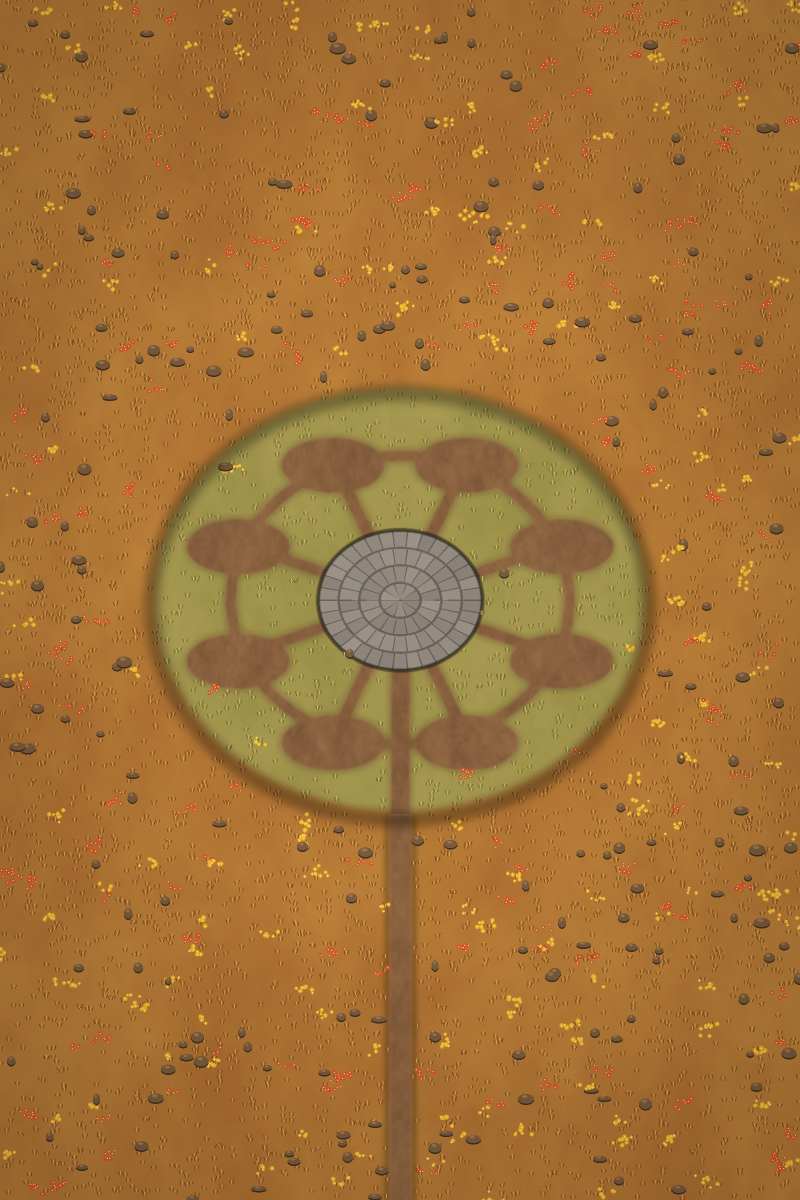
#> input picture Assets/Resources/Art/base_ground_autumn.jpg, 1600 x 2400 px (shown at 1/2 size)
$ python normalize.py ../../Assets/Resources/Art/base_ground_autumn.jpg ../../Assets/Resources/Art/base_ground_desert.jpg
#> lines starting #> are read from the running program, lines starting #| are printed output that depends on the picture
"""Kesilmiş bina görselini standart tuvale yerleştirir: 512x768, zemin plakasının ortası (256, 600), plaka genişliği 420 px."""
import sys, numpy as np
from PIL import Image
src, dst = sys.argv[1], sys.argv[2]
im = Image.open(src).convert('RGBA'); a = np.array(im)[:, :, 3]
#> after `a = np.array(im)[:, :, 3]`: a: shape (2400, 1600); every value is 255
ys, xs = np.where(a > 128)
minx, maxx = xs.min(), xs.max()
#> minx = 0; maxx = 1599
ly = np.median(ys[xs <= minx + 3]); ry = np.median(ys[xs >= maxx - 3])
#> after `ly = np.median(ys[xs <= minx + 3])`: ly = 1199.5
#> after `ry = np.median(ys[xs >= maxx - 3])`: ry = 1199.5
cx, cy, pw = (minx + maxx) / 2, (ly + ry) / 2, maxx - minx
#> cx = 799.5; cy = 1199.5; pw = 1599
k = 420.0 / pw
#> k = 0.263
W, H, CX, CY = 512, 768, 256, 600
top_needed = (cy - ys.min()) * k
#> top_needed = 315.1
if top_needed > CY - 4: k *= (CY - 4) / top_needed; print('uyarı: yüksek bina, küçültüldü')
im2 = im.resize((max(1, round(im.width * k)), max(1, round(im.height * k))), Image.LANCZOS)
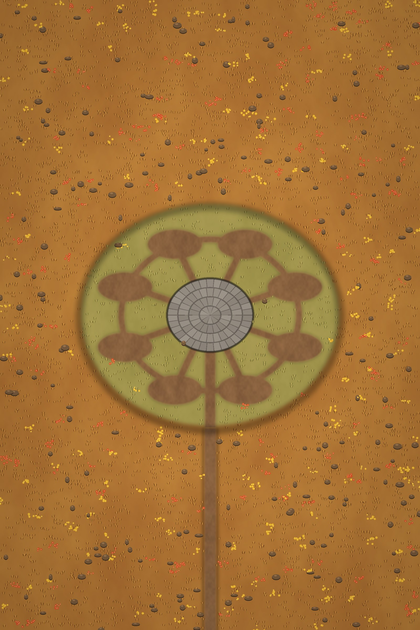
#> im2: PIL image 420x630 RGBA; mean R, G, B, A 162.4, 113.2, 53.5, 255
out = Image.new('RGBA', (W, H), (0, 0, 0, 0))
#> out: PIL image 512x768 RGBA; every value is 0
out.alpha_composite(im2, (round(CX - cx * k), round(CY - cy * k)))
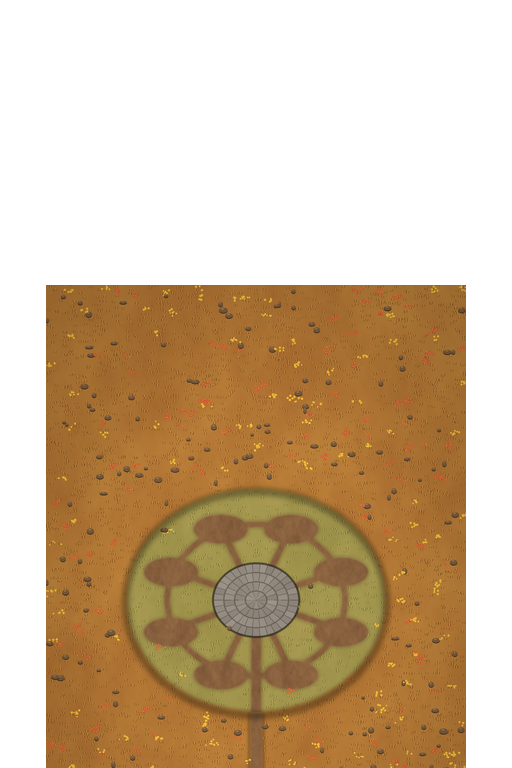
#> out: PIL image 512x768 RGBA; mean R, G, B, A 83.9, 59.3, 28.5, 131.6; transparent parts drawn white
out.save(dst, optimize=True)
print('plaka merkezi', round(cx), round(cy), 'genişlik', pw, 'ölçek', round(k, 3))
#| plaka merkezi 800 1200 genişlik 1599 ölçek 0.263

$ run again, on Assets/Resources/Art/base_ground_green.jpg
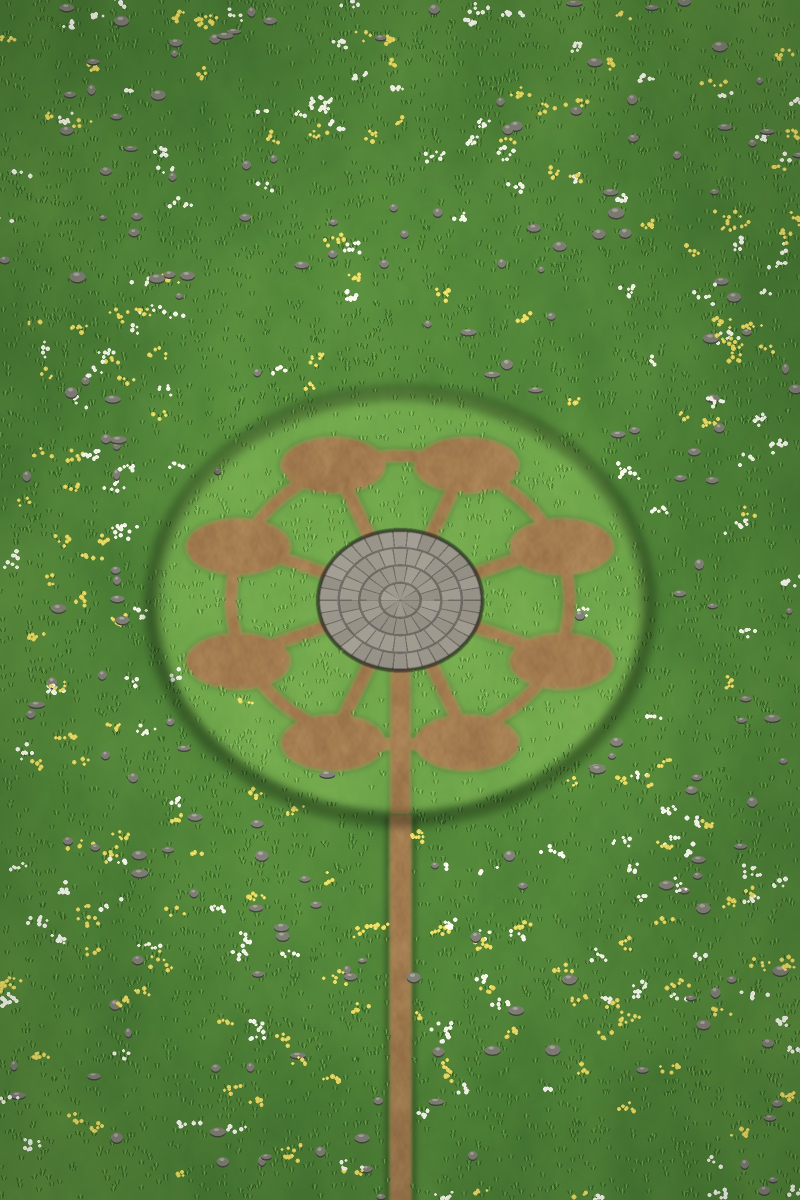
#> input picture Assets/Resources/Art/base_ground_green.jpg, 1600 x 2400 px (shown at 1/2 size)
#> a: shape (2400, 1600); every value is 255
#> minx = 0; maxx = 1599
#> ly = 1199.5
#> cx = 799.5; cy = 1199.5; pw = 1599
#> k = 0.263
#> top_needed = 315.1
#> `im2 = im.resize((max(1, round(im.width * k)), max(1, round(im.height *..`:
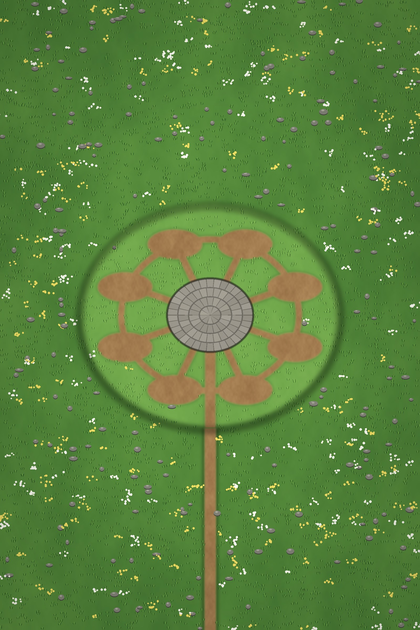
#> im2: PIL image 420x630 RGBA; mean R, G, B, A 89.3, 130.5, 61, 255
#> `out.alpha_composite(im2, (round(CX - cx * k), round(CY - cy * k)))`:
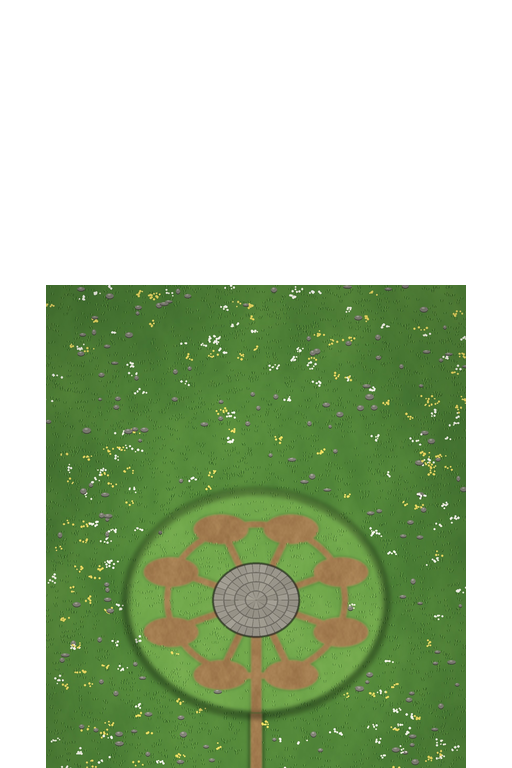
#> out: PIL image 512x768 RGBA; mean R, G, B, A 47.4, 68.3, 32.3, 131.6; transparent parts drawn white
#| plaka merkezi 800 1200 genişlik 1599 ölçek 0.263
